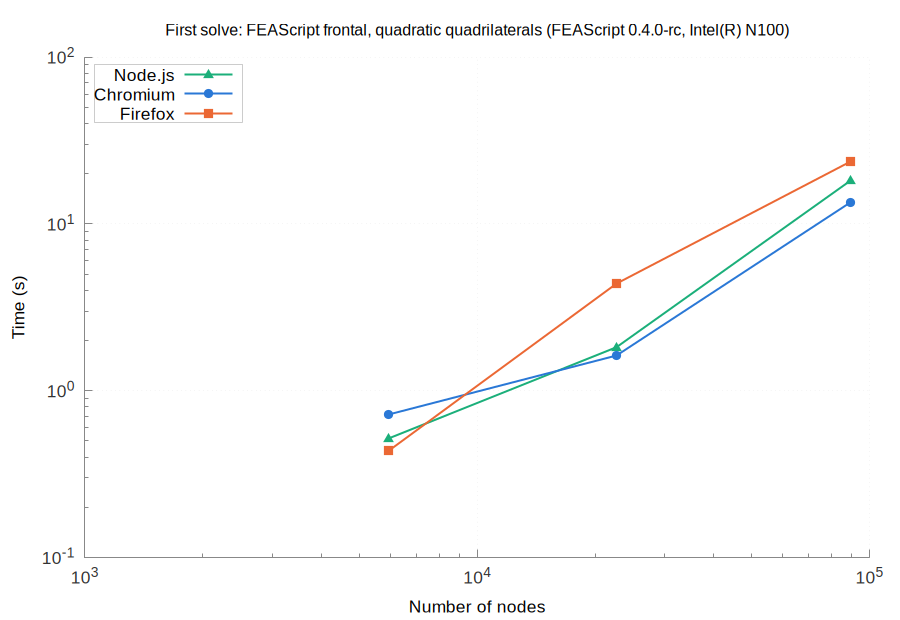

gnuplot code for this plot:
set terminal pngcairo size 900,620 font 'Arial,13'
set border 3 lc rgb '#888888'; set tics nomirror tc rgb '#333333'
set grid lc rgb '#e6e6e6' lw 1; set key top left box lc rgb '#cccccc' opaque
set logscale xy; set format y '10^{%L}'; set format x '10^{%L}'
set output 'browsers_FEAScript_frontal_quadratic_quadrilaterals_first.png'
set title 'First solve: FEAScript frontal, quadratic quadrilaterals (FEAScript 0.4.0-rc, Intel(R) N100)' font 'Arial,12'
set xlabel 'Number of nodes'
set ylabel 'Time (s)'
plot 'browsers_FEAScript_frontal_quadratic_quadrilaterals_first_node.dat' u 1:2 w lp lw 2 pt 9 ps 1.2 lc rgb '#1baf7a' t 'Node.js', \
     'browsers_FEAScript_frontal_quadratic_quadrilaterals_first_chromium.dat' u 1:2 w lp lw 2 pt 7 ps 1.2 lc rgb '#2a78d6' t 'Chromium', \
     'browsers_FEAScript_frontal_quadratic_quadrilaterals_first_firefox.dat' u 1:2 w lp lw 2 pt 5 ps 1.2 lc rgb '#eb6834' t 'Firefox'
